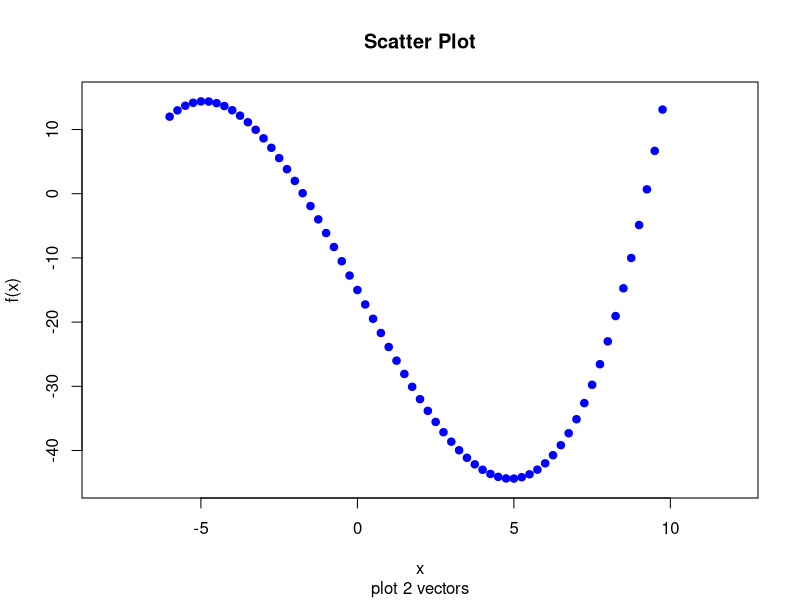

This chart was generated by the following R code:
x11()

x <- seq(-6, 10, by=0.25) # c(-6:10)
y <- x*x*x/8 - 9*x -15

plot(x, y, 
    main="Scatter Plot"   , # Title
    sub ="plot 2 vectors" , # Sub title 
    xlab="x"              , # x label
    ylab="f(x)"           , # y label,
    xlim=c(-8,12)         , # range for x
    ylim=c(-45,15)        , # range for y
    col ="blue"           , # color
    pch = 19              , # 19=solid
    type="p"                # type (p = points, also possible: 
                            #       l = lines
                            #       b = both lines and points
                            #       c = b without p
                            #       o = overplotted
                            #       h = histogram
                            #       s = stair steps 
                            #       S = other steps,
                            #       n = not plotting
    )


z <- locator(1) # wait for mouse click or enter pressed
